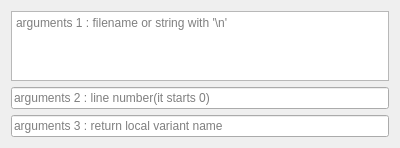
<?xml version="1.0" encoding="UTF-8"?>
<ui version="4.0">
 <class>TakeLineWidget</class>
 <widget class="QWidget" name="TakeLineWidget">
  <property name="geometry">
   <rect>
    <x>0</x>
    <y>0</y>
    <width>400</width>
    <height>144</height>
   </rect>
  </property>
  <property name="windowTitle">
   <string>Form</string>
  </property>
  <layout class="QVBoxLayout" name="verticalLayout">
   <item>
    <widget class="QPlainTextEdit" name="plainTextEdit">
     <property name="placeholderText">
      <string>arguments 1 : filename or string with '\n'</string>
     </property>
    </widget>
   </item>
   <item>
    <widget class="QLineEdit" name="removelineEdit">
     <property name="placeholderText">
      <string>arguments 2 : line number(it starts 0)</string>
     </property>
    </widget>
   </item>
   <item>
    <widget class="QLineEdit" name="returnLineEdit">
     <property name="placeholderText">
      <string>arguments 3 : return local variant name</string>
     </property>
    </widget>
   </item>
  </layout>
 </widget>
 <resources/>
 <connections/>
</ui>
